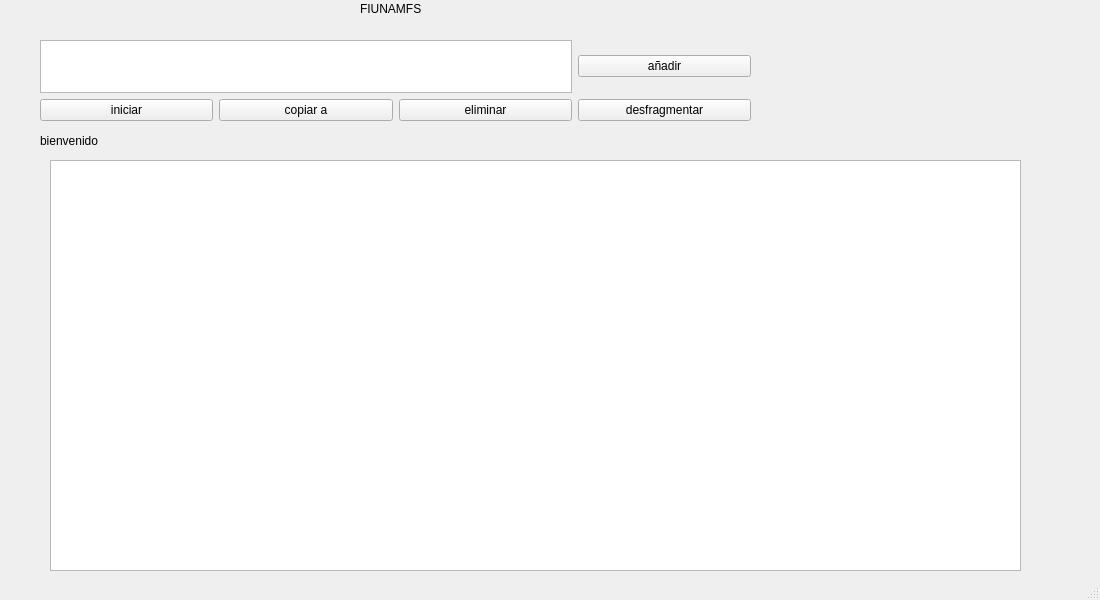
<?xml version="1.0" encoding="UTF-8"?>
<ui version="4.0">
 <class>MainWindow</class>
 <widget class="QMainWindow" name="MainWindow">
  <property name="geometry">
   <rect>
    <x>0</x>
    <y>0</y>
    <width>1100</width>
    <height>600</height>
   </rect>
  </property>
  <property name="windowTitle">
   <string>MainWindow</string>
  </property>
  <widget class="QWidget" name="centralwidget">
   <widget class="QLabel" name="label">
    <property name="geometry">
     <rect>
      <x>360</x>
      <y>0</y>
      <width>111</width>
      <height>17</height>
     </rect>
    </property>
    <property name="text">
     <string>FIUNAMFS</string>
    </property>
   </widget>
   <widget class="QWidget" name="gridLayoutWidget">
    <property name="geometry">
     <rect>
      <x>40</x>
      <y>40</y>
      <width>711</width>
      <height>81</height>
     </rect>
    </property>
    <layout class="QGridLayout" name="gridLayout_2">
     <item row="0" column="3">
      <widget class="QPushButton" name="btn_add">
       <property name="text">
        <string>añadir</string>
       </property>
      </widget>
     </item>
     <item row="1" column="2">
      <widget class="QPushButton" name="btn_delete">
       <property name="text">
        <string>eliminar</string>
       </property>
      </widget>
     </item>
     <item row="1" column="1">
      <widget class="QPushButton" name="btn_cp">
       <property name="text">
        <string>copiar a</string>
       </property>
      </widget>
     </item>
     <item row="1" column="3">
      <widget class="QPushButton" name="btn_df">
       <property name="text">
        <string>desfragmentar</string>
       </property>
      </widget>
     </item>
     <item row="1" column="0">
      <widget class="QPushButton" name="init">
       <property name="text">
        <string>iniciar</string>
       </property>
      </widget>
     </item>
     <item row="0" column="0" colspan="3">
      <widget class="QTextEdit" name="txt_inst"/>
     </item>
    </layout>
   </widget>
   <widget class="QLabel" name="lb_msg">
    <property name="geometry">
     <rect>
      <x>40</x>
      <y>130</y>
      <width>711</width>
      <height>21</height>
     </rect>
    </property>
    <property name="text">
     <string>bienvenido</string>
    </property>
   </widget>
   <widget class="QListWidget" name="listV">
    <property name="geometry">
     <rect>
      <x>50</x>
      <y>160</y>
      <width>971</width>
      <height>411</height>
     </rect>
    </property>
    <property name="font">
     <font>
      <family>Ubuntu Mono</family>
     </font>
    </property>
   </widget>
  </widget>
  <widget class="QMenuBar" name="menubar">
   <property name="geometry">
    <rect>
     <x>0</x>
     <y>0</y>
     <width>1100</width>
     <height>22</height>
    </rect>
   </property>
  </widget>
  <widget class="QStatusBar" name="statusbar"/>
 </widget>
 <resources/>
 <connections/>
</ui>
